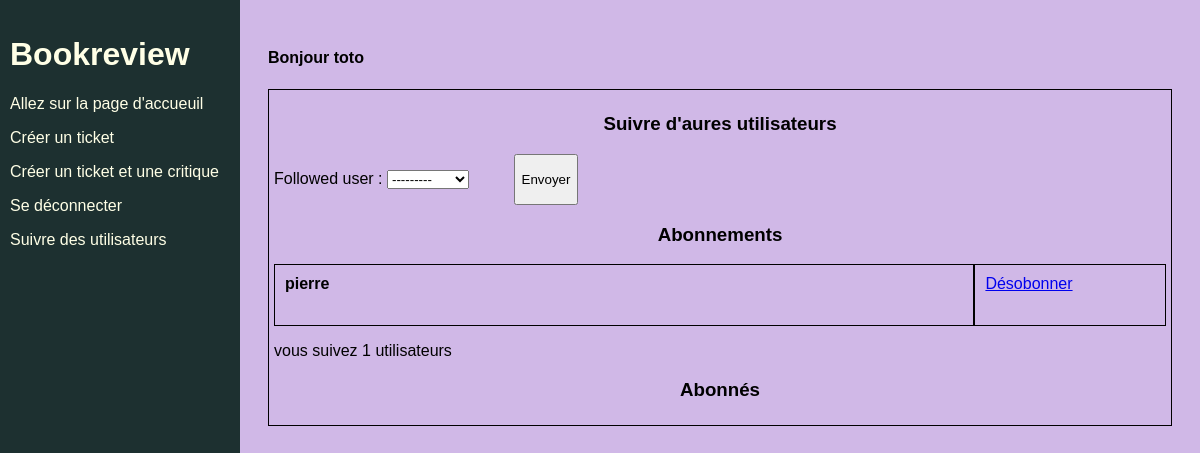
The page /follow-users/ (signed in) on the database as committed earlier.
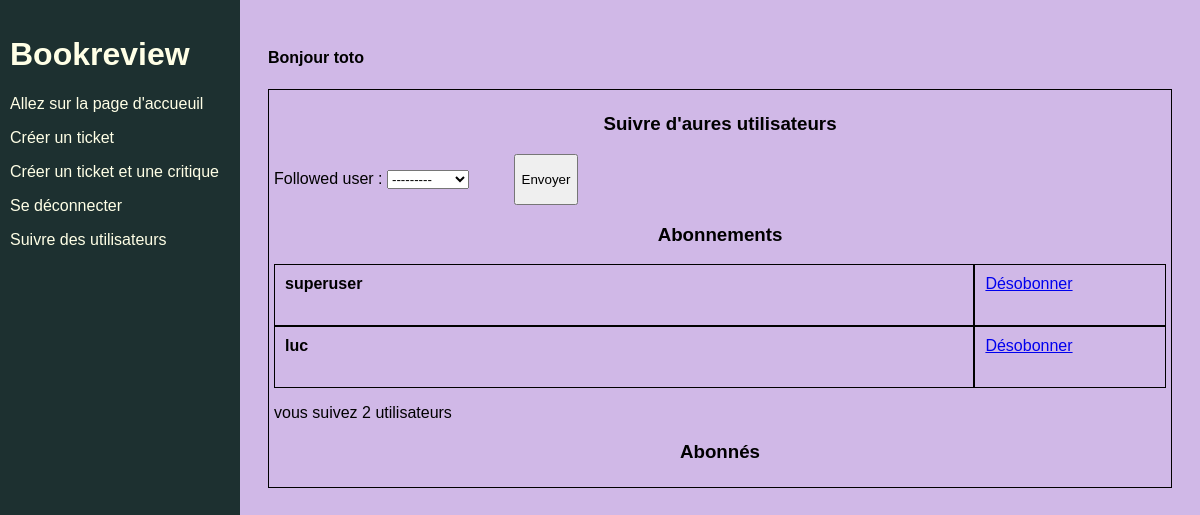
The same page on the database as committed later.
### authentication/models.py (models this page shows)
class User(AbstractUser):
    pass

### review/models.py (models this page shows, shortened)
class UserFollows(models.Model):
    user = models.ForeignKey(to=settings.AUTH_USER_MODEL,
                              on_delete=models.CASCADE, related_name='user_connected')
    followed_user = models.ForeignKey(to=settings.AUTH_USER_MODEL,
                              on_delete=models.CASCADE, related_name='followed_user')
    class Meta:
        unique_together = ('user', 'followed_user')

### review/views.py (the view, shortened to what this page needs)
# urls.py: path('follow-users/', review.views.follow_users, name='follow_users'),
@login_required
def follow_users(request):
    message = ""
    form = forms.FollowerForm()
    follows = models.UserFollows.objects.filter(user=request.user)
    follows_me = []
    for somebody in models.UserFollows.objects.all():
        if somebody.followed_user == request.user:
            follows_me.append(somebody.user)
    count = len(follows)
    return render(request, 'review/follow_users_form.html', context={'form': form,
                                                                     'follows':follows,
                                                                     'count':count,
                                                                     "message":message,
                                                                     "follows_me":follows_me
                                                                     })

### review/forms.py
class FollowerForm(forms.ModelForm):
    class Meta:
        model = models.UserFollows
        fields = ['followed_user']

### review/templates/review/follow_users_form.html (shortened to what this page needs)
{% extends 'base.html' %}
{% block content %}
{% load static %}
<link rel="stylesheet" href="{% static 'css/follow.css' %}">
<div id="follow_block">
    <p><h3>Suivre d'aures utilisateurs</h3></p>
    <form id="form" method="post">
        {{ form.as_p }}
        <button type="submit" id="submit">Envoyer</button>
    </form>
    <p><h3>Abonnements</h3></p>
    {% if follows %}
        {% for follow in follows %}
            <div id="abonnements">
                <p id="new"><strong>{{ follow.followed_user }}</strong></p>
                <a id="cancel" href="{% url 'del_follower' follow.followed_user.id %}">Désobonner</a>
            </div>
        {% endfor %}
        <p>vous suivez {{count}} utilisateurs </p>
    {% else %}
        <p> Vous ne suivez personne </p>
    {% endif %}
    <p><h3>Abonnés</h3></p>
</div>
{% endblock content %}

### templates/base.html (shortened to what this page needs)
{% load static %}
<html>
    <head>
        <link rel="stylesheet" href="{% static 'css/base.css' %}">
    </head>
    <body>
        <div class="sidebar">
            <h1>Bookreview</h1>
            {% if user.is_authenticated %}
                <p><a href="{% url 'home' %}">Allez sur la page d'accueuil</a></p>
                <p><a href="{% url 'ticket' %}">Créer un ticket</a></p>
                <p><a href="{% url 'ticket_review' %}">Créer un ticket et une critique</a></p>
                <p><a href="{% url 'logout' %}">Se déconnecter</a></p>
                <p><a href="{% url 'follow_users' %}">Suivre des utilisateurs</a></p>
            {% endif %}
        </div>
        <div class="main">
            <p><h4>Bonjour {{ user.username }} </h4></p>
            {% block content %}{% endblock content %}
        </div>
    </body>
</html>

### static/css/base.css (style rules this page uses)
html { font-family: Arial; }
.sidebar { height: 100%; width: 220px; position: fixed; z-index: 1; top: 0; left: 0; background-color: #1d3030; color: #ffffe6; overflow-x: hidden; padding-top: 15px; padding-left: 10px; padding-right: 10px; }
.sidebar a { text-decoration: none; color: #ffffe6; display: block; }
.main { margin-left: 240px; padding: 20px; }

### static/css/follow.css (style rules this page uses)
body { background-color: rgb(208, 184, 231); }
#form { display: flex; }
#submit { margin-left: 5%; }
div#follow_block { padding: 5px; border: 1px rgb(0, 0, 0) solid; }
h3 { text-align: center; }
div#abonnements { display: flex; margin: 0px; padding: 0px; }
p#new { border: 1px rgb(0, 0, 0) solid; width:80%; height: 40px; margin: 0px; padding: 10px; }
a#cancel { border: 1px rgb(0, 0, 0) solid; width:20%; height: 40px; margin: 0px; padding: 10px; }

Rows that differ between the two databases and show on the page:
removed UserFollows: followed_user "pierre"
added UserFollows: followed_user "superuser"
added UserFollows: followed_user "luc"
Other text that changed with them:
{{ count }}: "1" → "2"
